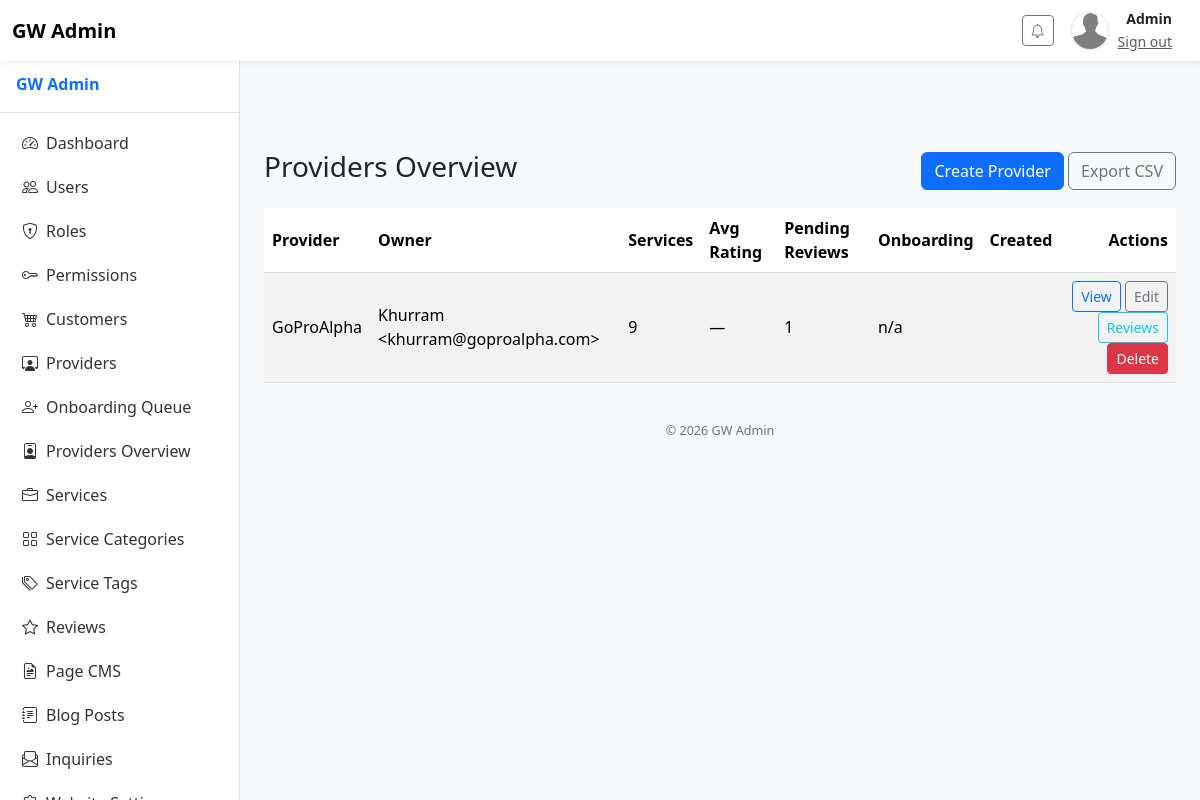
The page /admin/provider_overview.php (signed in) on the database its author committed.
### tables this page shows
CREATE TABLE `providers` (
  `id` int(10) unsigned NOT NULL AUTO_INCREMENT,
  `uuid` char(36) NOT NULL,
  `owner_user_id` int(10) unsigned DEFAULT NULL,
  `name` varchar(191) NOT NULL,
  `slug` varchar(191) NOT NULL,
  `email` varchar(191) DEFAULT NULL,
  `phone` varchar(50) DEFAULT NULL,
  `address` varchar(255) DEFAULT NULL,
  `city` varchar(100) DEFAULT NULL,
  `state` varchar(100) DEFAULT NULL,
  `country` varchar(100) DEFAULT NULL,
  `latitude` decimal(10,7) DEFAULT NULL,
  `longitude` decimal(10,7) DEFAULT NULL,
  `logo` varchar(255) DEFAULT NULL,
  `description` text DEFAULT NULL,
  `status` enum('draft','active','inactive') NOT NULL DEFAULT 'draft',
  `verification_status` enum('unverified','pending','verified','rejected') NOT NULL DEFAULT 'unverified',
  `verification_docs` longtext DEFAULT NULL CHECK (json_valid(`verification_docs`)),
  `created_at` timestamp NULL DEFAULT current_timestamp(),
  `updated_at` timestamp NULL DEFAULT NULL ON UPDATE current_timestamp(),
  `rating_avg` decimal(4,2) DEFAULT NULL,
  `rating_count` int(10) unsigned DEFAULT 0,
  `settings` longtext DEFAULT NULL CHECK (json_valid(`settings`)),
  `created_by` int(10) unsigned DEFAULT NULL,
  `team_size` int(11) DEFAULT 1,
  `languages` varchar(255) DEFAULT 'English',
  `starting_price` decimal(10,2) DEFAULT NULL,
  `specialties` text DEFAULT NULL,
  `deduction_type` enum('percentage','flat') NOT NULL DEFAULT 'percentage',
  `deduction_value` decimal(10,2) NOT NULL DEFAULT 10.00,
  PRIMARY KEY (`id`),
  UNIQUE KEY `uuid` (`uuid`),
  UNIQUE KEY `slug` (`slug`),
  KEY `idx_providers_city` (`city`),
  KEY `idx_providers_state` (`state`),
  KEY `idx_providers_country` (`country`),
  KEY `idx_providers_owner` (`owner_user_id`),
  KEY `idx_providers_rating_count` (`rating_count`),
  KEY `idx_providers_owner_user` (`owner_user_id`),
  KEY `idx_providers_status` (`status`)
);

CREATE TABLE `users` (
  `id` int(10) unsigned NOT NULL AUTO_INCREMENT,
  `uuid` char(36) NOT NULL,
  `name` varchar(191) NOT NULL,
  `email` varchar(191) NOT NULL,
  `password` varchar(255) NOT NULL,
  `avatar` varchar(255) DEFAULT NULL,
  `phone` varchar(50) DEFAULT NULL,
  `bio` text DEFAULT NULL,
  `last_login` datetime DEFAULT NULL,
  `created_at` timestamp NULL DEFAULT current_timestamp(),
  `updated_at` timestamp NULL DEFAULT NULL ON UPDATE current_timestamp(),
  `nationality` varchar(100) DEFAULT NULL,
  `goal` varchar(100) DEFAULT NULL,
  `emirate` varchar(100) DEFAULT NULL,
  `deleted_at` timestamp NULL DEFAULT NULL,
  PRIMARY KEY (`id`),
  UNIQUE KEY `uuid` (`uuid`),
  UNIQUE KEY `email` (`email`),
  KEY `idx_users_email` (`email`)
);

### lib/providers_helpers.php (called while the page is built, shortened)
<?php
require_once __DIR__ . '/users_helpers.php';
function provider_dashboard_metrics($provider_id): array {
    global $mysqli;
    if (is_numeric($provider_id)) {
        $pid = intval($provider_id);
    } else {
        $res = $mysqli->query("SELECT id FROM providers WHERE uuid = '" . $mysqli->real_escape_string($provider_id) . "' LIMIT 1");
        if ($res && $row = $res->fetch_assoc()) $pid = (int)$row['id'];
        else return [];
    }
    $metrics = [
        'total_services' => 0,
        'published_services' => 0,
        'avg_rating' => null,
        'rating_count' => 0,
        'pending_reviews' => 0,
        'recent_reviews' => []
    ];
    $q = "SELECT COUNT(*) AS cnt FROM services WHERE provider_id = $pid";
    if ($r = $mysqli->query($q)) { $row = $r->fetch_assoc(); $metrics['total_services'] = intval($row['cnt']); $r->free(); }
    $q = "SELECT COUNT(*) AS cnt FROM services WHERE provider_id = $pid AND status = 'published'";
    if ($r = $mysqli->query($q)) { $row = $r->fetch_assoc(); $metrics['published_services'] = intval($row['cnt']); $r->free(); }
    $q = "SELECT AVG(rating) AS avg_rating, COUNT(*) AS cnt FROM reviews WHERE provider_id = $pid AND status = 'published'";
    if ($r = $mysqli->query($q)) {
        $row = $r->fetch_assoc();
        $metrics['avg_rating'] = $row['avg_rating'] !== null ? round(floatval($row['avg_rating']), 2) : null;
        $metrics['rating_count'] = intval($row['cnt']);
    }
    $q = "SELECT COUNT(*) AS cnt FROM reviews WHERE provider_id = $pid AND status = 'pending'";
    if ($r = $mysqli->query($q)) { $row = $r->fetch_assoc(); $metrics['pending_reviews'] = intval($row['cnt']); $r->free(); }
    $q = "SELECT r.id, r.rating, r.title, r.body, r.created_at, u.name AS user_name
          FROM reviews r LEFT JOIN users u ON u.id = r.user_id
          WHERE r.provider_id = $pid AND r.status = 'published'
          ORDER BY r.created_at DESC LIMIT 6";
    if ($r = $mysqli->query($q)) {
        while ($row = $r->fetch_assoc()) $metrics['recent_reviews'][] = $row;
        $r->free();
    }
    return $metrics;
}
function provider_summary_list(int $limit = 50): array {
    global $mysqli;
    $out = [];
    $res = $mysqli->query("SELECT p.id,p.uuid, p.name, p.owner_user_id,
        (SELECT COUNT(*) FROM services s WHERE s.provider_id = p.id) AS services_count,
        (SELECT AVG(rating) FROM reviews rv WHERE rv.provider_id = p.id AND rv.status='published') AS avg_rating
        FROM providers p ORDER BY p.created_at DESC LIMIT " . intval($limit));
    if ($res) {
        while ($r = $res->fetch_assoc()) $out[] = $r;
    }
    return $out;
}

### admin/provider_overview.php (the view, shortened to what this page needs)
<?php
require_once __DIR__ . '/../lib/providers_helpers.php';
$provider_id_val = $_GET['uuid'] ?? $_GET['id'] ?? null;
if ($provider_id_val) {
    $providers = [provider_find($provider_id_val)];
} else {
    $providers = provider_summary_list(200);
}
include __DIR__ . '/../partials/header.php';
include __DIR__ . '/../partials/sidebar.php';
?>
<div class="container mt-4">
  <div class="d-flex justify-content-between align-items-center mb-3">
    <h3>Providers Overview</h3>
    <div>
      <a href="<?php echo $domain; ?>/admin/providers/create.php" class="btn btn-primary">Create Provider</a>
      <a href="<?php echo $domain; ?>/admin/providers/export.php" class="btn btn-outline-secondary">Export CSV</a>
    </div>
  </div>
  <div class="table-responsive">
    <table class="table table-striped table-hover">
      <thead>
        <tr>
          <th>Provider</th>
          <th>Owner</th>
          <th>Services</th>
          <th>Avg Rating</th>
          <th>Pending Reviews</th>
          <th>Onboarding</th>
          <th>Created</th>
          <th class="text-end">Actions</th>
        </tr>
      </thead>
      <tbody>
        <?php foreach ($providers as $p):
            $pid = intval($p['id']);
            $ownerName = '';
            if (!empty($p['owner_user_id'])) {
                $uRes = $mysqli->query("SELECT name,email FROM users WHERE id = " . intval($p['owner_user_id']) . " LIMIT 1");
                if ($uRes && ($uRow = $uRes->fetch_assoc())) $ownerName = htmlspecialchars($uRow['name'] . ' <' . $uRow['email'] . '>', ENT_QUOTES);
            }
            $metrics = provider_dashboard_metrics($pid);
            $onboarding = 'n/a';
        ?>
        <tr>
          <td><?php echo htmlspecialchars($p['name'], ENT_QUOTES); ?></td>
          <td><?php echo $ownerName ?: '<span class="text-muted">—</span>'; ?></td>
          <td><?php echo intval($metrics['total_services']); ?></td>
          <td><?php echo $metrics['avg_rating'] !== null ? htmlspecialchars($metrics['avg_rating']) : '—'; ?></td>
          <td><?php echo intval($metrics['pending_reviews']); ?></td>
          <td><?php echo $onboarding; ?></td>
          <td><?php echo htmlspecialchars($p['created_at'] ?? ''); ?></td>
          <td class="text-end">
            <a class="btn btn-sm btn-outline-primary" href="<?php echo $domain; ?>/admin/providers/dashboard.php?uuid=<?php echo htmlspecialchars($p['uuid']); ?>">View</a>
            <a class="btn btn-sm btn-outline-secondary" href="<?php echo $domain; ?>/admin/providers/edit.php?uuid=<?php echo htmlspecialchars($p['uuid']); ?>">Edit</a>
            <a class="btn btn-sm btn-outline-info" href="<?php echo $domain; ?>/admin/reviews/index.php?provider_uuid=<?php echo htmlspecialchars($p['uuid']); ?>">Reviews</a>
            <form method="post" action="<?php echo $domain; ?>/admin/providers/delete.php" class="d-inline-block" onsubmit="return confirm('Delete provider?');">
                <button class="btn btn-sm btn-danger">Delete</button>
            </form>
          </td>
        </tr>
        <?php endforeach; ?>
      </tbody>
    </table>
  </div>
</div>
<?php include __DIR__ . '/../partials/footer.php'; ?>

### public/assets/css/app.css (style rules this page uses)
body { padding-top: 70px; background:#f8f9fa; }
table td, table th { vertical-align: middle !important; }
body.with-sidebar { padding-left: 240px; }

### rows shown on the page
providers: name "GoProAlpha", users.name+email "Khurram <khurram@goproalpha.com>", total_services "9", pending_reviews "1", onboarding "n/a"

### other values the page prints
$user['name'] "Admin"
$safeLabel "Dashboard Users Roles Permissions Customers Providers Onboarding Queue Providers Overview Services Service Categories Service Tags Reviews Page CMS Blog Posts Inquiries"
